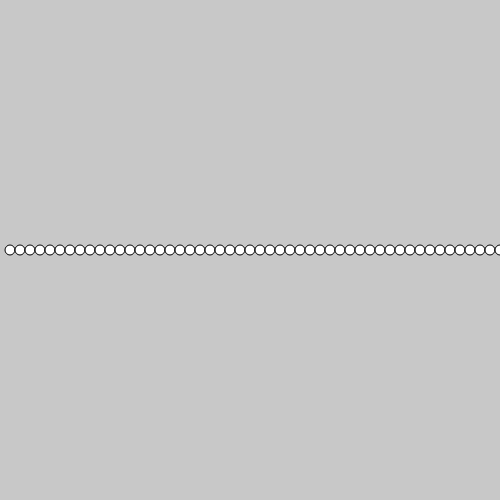
Frame 1 (no input)
Frame 60 (no input): identical to frame 1, image omitted
Frame 120 (the mouse pressed at the canvas centre since frame 60): identical to frame 1, image omitted

The p5.js sketch that drew this single still picture (run headless with seeded random() and noise() and a simulated clock; from frame 60 on, the mouse is pressed at the canvas centre):

// p5.js sketch
// ── sketch.js
var circleX = 0;
function setup() {
  createCanvas(500, 500);

}

function draw() {
  background(200);

  fill( 255 )
  circleX = 0

  while (circleX < width ){
    circleX = circleX + 10;
  ellipse(circleX, height/2, 10, 10);
  // (x, y, size, size)
 }

}
